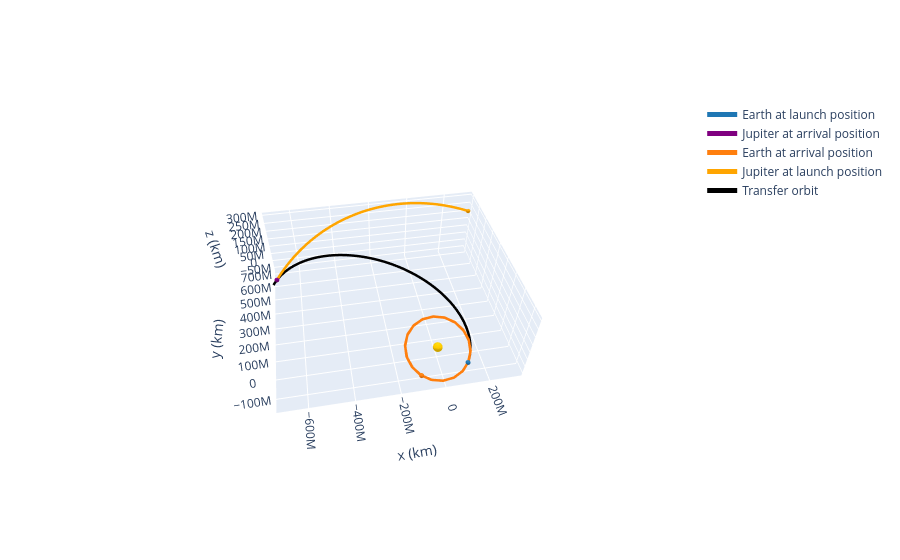

The notebook cell saved with this chart:
### Code cell
from poliastro.plotting import OrbitPlotter3D
plotter = OrbitPlotter3D()
plotter.set_attractor(Sun)

plotter.plot_ephem(earth, date_launch, label="Earth at launch position")
plotter.plot_ephem(jupiter, date_arrival, label="Jupiter at arrival position", color="purple")
plotter.plot_ephem(earth, date_arrival, label="Earth at arrival position")
plotter.plot_ephem(jupiter,date_launch,label="Jupiter at launch position", color="orange")
plotter.plot_trajectory(
    ss_trans.sample(max_anomaly=180 * u.deg),
    color="black",
    label="Transfer orbit",
)
plotter.set_view(45 * u.deg, 260 * u.deg, distance=3* u.km)
